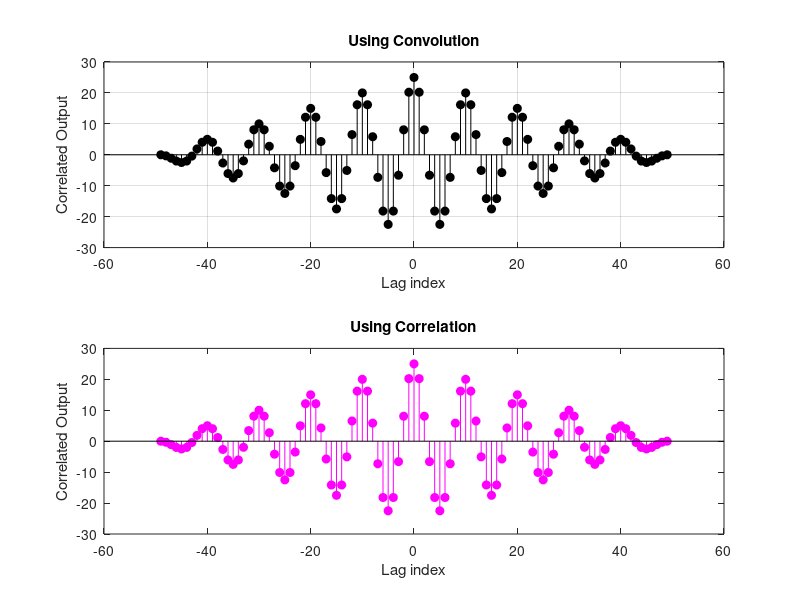

MATLAB code for this plot: (Note: this script raises an error after producing the figure.)
% rxy(n)=x(n)*y(-n)
clc;clear all;close all;

n = [0:49];
ph1 = 0;
ph2 = 0;

x = sin(2*pi*0.1*n + ph1);
origin_x = 1;
nx = [1:length(x)]-origin_x;

y = sin(2*pi*0.1*n + ph2);
origin_y = 1;
ny = [1:length(y)]-origin_y;

z=fliplr(y); %180 ghuma dega array ko hence x(n)==x(-n) bn jayega
rxy_1=conv(x,z);
[rxy_2 l]=xcorr(x,y);

subplot(2,1,1)
stem(l,rxy_1,'filled','k')
xlabel('Lag index');
ylabel('Correlated Output')
title('Using Convolution')
grid on;
subplot(2,1,2)
stem(l,rxy_2,'filled','m')
xlabel('Lag index'); 
ylabel('Correlated Output')
title('Using Correlation')
sgtitle('Correlation using Convolution')
grid on;